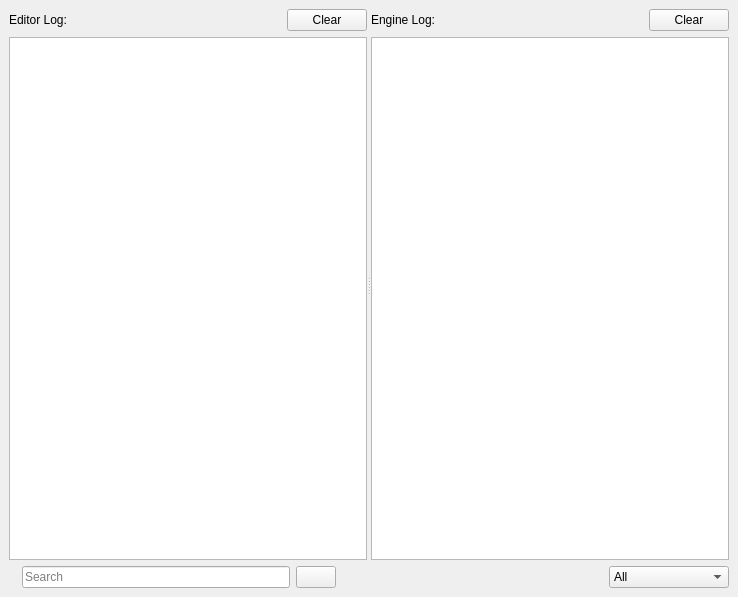
<?xml version="1.0" encoding="UTF-8"?>
<ui version="4.0">
 <class>LogPanel</class>
 <widget class="QDockWidget" name="LogPanel">
  <property name="geometry">
   <rect>
    <x>0</x>
    <y>0</y>
    <width>738</width>
    <height>597</height>
   </rect>
  </property>
  <property name="windowTitle">
   <string>Log</string>
  </property>
  <widget class="QWidget" name="dockWidgetContents">
   <layout class="QVBoxLayout" name="verticalLayout_3">
    <item>
     <widget class="QSplitter" name="splitter">
      <property name="sizePolicy">
       <sizepolicy hsizetype="Expanding" vsizetype="Expanding">
        <horstretch>0</horstretch>
        <verstretch>0</verstretch>
       </sizepolicy>
      </property>
      <property name="orientation">
       <enum>Qt::Horizontal</enum>
      </property>
      <widget class="QWidget" name="layoutWidget">
       <layout class="QVBoxLayout" name="verticalLayout">
        <item>
         <layout class="QHBoxLayout" name="horizontalLayout">
          <item>
           <widget class="QLabel" name="EditorLog">
            <property name="text">
             <string>Editor Log:</string>
            </property>
           </widget>
          </item>
          <item>
           <spacer name="horizontalSpacer">
            <property name="orientation">
             <enum>Qt::Horizontal</enum>
            </property>
            <property name="sizeHint" stdset="0">
             <size>
              <width>40</width>
              <height>20</height>
             </size>
            </property>
           </spacer>
          </item>
          <item>
           <widget class="QPushButton" name="ButtonClearEditorLog">
            <property name="text">
             <string>Clear</string>
            </property>
            <property name="icon">
             <iconset resource="../../../../Code/Tools/GuiFoundation/QtResources/resources.qrc">
              <normaloff>:/GuiFoundation/Icons/Delete16.png</normaloff>:/GuiFoundation/Icons/Delete16.png</iconset>
            </property>
           </widget>
          </item>
         </layout>
        </item>
        <item>
         <widget class="QListView" name="ListViewEditorLog">
          <property name="editTriggers">
           <set>QAbstractItemView::NoEditTriggers</set>
          </property>
          <property name="showDropIndicator" stdset="0">
           <bool>true</bool>
          </property>
          <property name="alternatingRowColors">
           <bool>true</bool>
          </property>
          <property name="selectionMode">
           <enum>QAbstractItemView::SingleSelection</enum>
          </property>
          <property name="selectionBehavior">
           <enum>QAbstractItemView::SelectRows</enum>
          </property>
          <property name="uniformItemSizes">
           <bool>true</bool>
          </property>
         </widget>
        </item>
       </layout>
      </widget>
      <widget class="QWidget" name="layoutWidget">
       <layout class="QVBoxLayout" name="verticalLayout_2">
        <item>
         <layout class="QHBoxLayout" name="horizontalLayout_2">
          <item>
           <widget class="QLabel" name="EditorLog_2">
            <property name="text">
             <string>Engine Log:</string>
            </property>
           </widget>
          </item>
          <item>
           <spacer name="horizontalSpacer_2">
            <property name="orientation">
             <enum>Qt::Horizontal</enum>
            </property>
            <property name="sizeHint" stdset="0">
             <size>
              <width>40</width>
              <height>20</height>
             </size>
            </property>
           </spacer>
          </item>
          <item>
           <widget class="QPushButton" name="ButtonClearEngineLog">
            <property name="text">
             <string>Clear</string>
            </property>
            <property name="icon">
             <iconset resource="../../../../Code/Tools/GuiFoundation/QtResources/resources.qrc">
              <normaloff>:/GuiFoundation/Icons/Delete16.png</normaloff>:/GuiFoundation/Icons/Delete16.png</iconset>
            </property>
           </widget>
          </item>
         </layout>
        </item>
        <item>
         <widget class="QListView" name="ListViewEngineLog">
          <property name="editTriggers">
           <set>QAbstractItemView::NoEditTriggers</set>
          </property>
          <property name="alternatingRowColors">
           <bool>true</bool>
          </property>
          <property name="selectionMode">
           <enum>QAbstractItemView::SingleSelection</enum>
          </property>
          <property name="selectionBehavior">
           <enum>QAbstractItemView::SelectRows</enum>
          </property>
          <property name="uniformItemSizes">
           <bool>true</bool>
          </property>
         </widget>
        </item>
       </layout>
      </widget>
     </widget>
    </item>
    <item>
     <layout class="QHBoxLayout" name="horizontalLayout_3">
      <item>
       <widget class="QLabel" name="label">
        <property name="text">
         <string/>
        </property>
        <property name="pixmap">
         <pixmap resource="../../../../Code/Tools/GuiFoundation/QtResources/resources.qrc">:/GuiFoundation/Icons/Search16.png</pixmap>
        </property>
       </widget>
      </item>
      <item>
       <widget class="QLineEdit" name="LineSearch">
        <property name="placeholderText">
         <string>Search</string>
        </property>
       </widget>
      </item>
      <item>
       <widget class="QPushButton" name="ButtonClearSearch">
        <property name="text">
         <string/>
        </property>
        <property name="icon">
         <iconset resource="../../../../Code/Tools/GuiFoundation/QtResources/resources.qrc">
          <normaloff>:/GuiFoundation/Icons/Delete16.png</normaloff>:/GuiFoundation/Icons/Delete16.png</iconset>
        </property>
       </widget>
      </item>
      <item>
       <spacer name="horizontalSpacer_3">
        <property name="orientation">
         <enum>Qt::Horizontal</enum>
        </property>
        <property name="sizeHint" stdset="0">
         <size>
          <width>40</width>
          <height>20</height>
         </size>
        </property>
       </spacer>
      </item>
      <item>
       <widget class="QComboBox" name="ComboFilter">
        <item>
         <property name="text">
          <string>All</string>
         </property>
        </item>
        <item>
         <property name="text">
          <string>Debug</string>
         </property>
        </item>
        <item>
         <property name="text">
          <string>Dev</string>
         </property>
        </item>
        <item>
         <property name="text">
          <string>Info</string>
         </property>
        </item>
        <item>
         <property name="text">
          <string>Success</string>
         </property>
        </item>
        <item>
         <property name="text">
          <string>Warning</string>
         </property>
        </item>
        <item>
         <property name="text">
          <string>Serious Warning</string>
         </property>
        </item>
        <item>
         <property name="text">
          <string>Error</string>
         </property>
        </item>
       </widget>
      </item>
     </layout>
    </item>
   </layout>
  </widget>
 </widget>
 <resources>
  <include location="../../../../Code/Tools/GuiFoundation/QtResources/resources.qrc"/>
 </resources>
 <connections/>
</ui>
